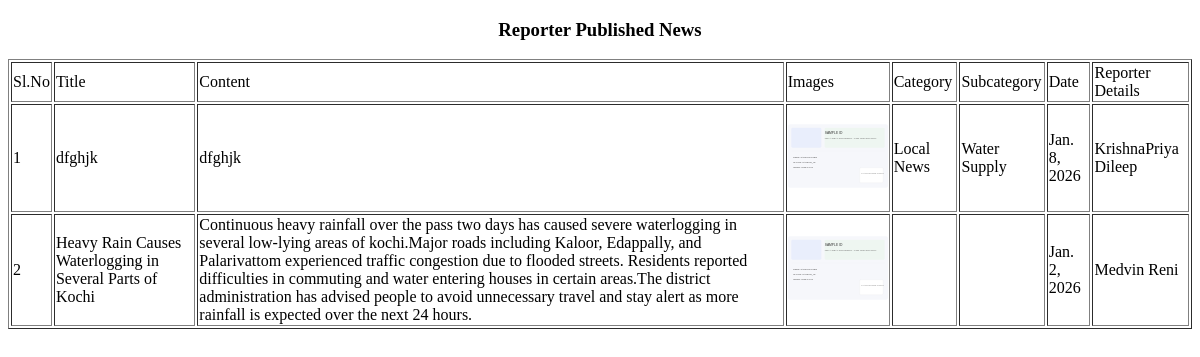
The app's page /Editor/PublishedNews/ (signed in), older data.
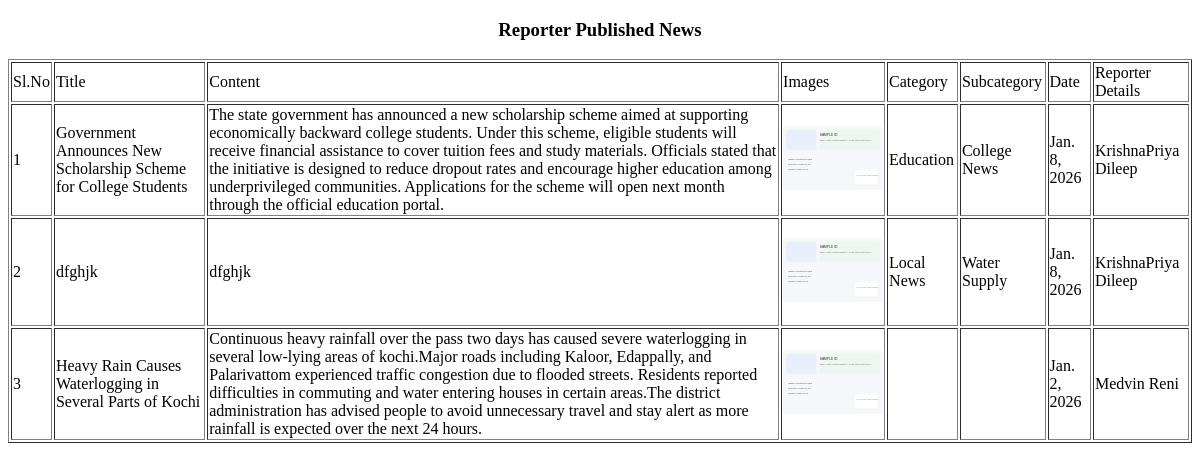
The same page, newer data.
### Reporter/models.py (models this page shows)
class tbl_news(models.Model):
    news_title=models.CharField(max_length=50)
    news_content=models.CharField(max_length=50)
    news_image=models.FileField(upload_to="Assets/news/")
    news_date=models.DateField(auto_now_add=True)
    news_status=models.IntegerField(default=0)
    subcategory=models.ForeignKey(tbl_subcategory,on_delete=models.CASCADE,null=True)
    user=models.ForeignKey(tbl_user,on_delete=models.CASCADE,null=True)
    reporter=models.ForeignKey(tbl_reporter,on_delete=models.CASCADE,null=True)
    verifier=models.ForeignKey(tbl_verifier,on_delete=models.CASCADE,null=True)

### Admin/models.py (models this page shows)
class tbl_subcategory(models.Model):
    subcategory_name=models.CharField(max_length=50)
    category=models.ForeignKey(tbl_category,on_delete=models.CASCADE)

class tbl_category(models.Model):
    category_name=models.CharField(max_length=50)

### Guest/models.py (models this page shows)
class tbl_reporter(models.Model):
    reporter_name=models.CharField(max_length=50)
    reporter_email=models.CharField(max_length=50)
    reporter_contact=models.CharField(max_length=50)
    reporter_gender=models.CharField(max_length=50)
    reporter_dob=models.CharField(max_length=50)
    reporter_address=models.CharField(max_length=50, null=True, blank=True)
    reporter_password=models.CharField(max_length=50)
    reporter_photo=models.FileField(upload_to="Assets/UserDocs/")
    reporter_proof=models.FileField(upload_to="Assets/UserDocs/")
    reporter_status=models.IntegerField(default=0)
    place=models.ForeignKey(tbl_place,on_delete=models.CASCADE)

### Editor/views.py (the view)
# urls.py: path('PublishedNews/',views.PublishedNews,name="PublishedNews"),
def PublishedNews(request):
    if "Eid" in request.session:
        reporterdata=tbl_reporter.objects.all()
        publishdata=tbl_news.objects.all()
        NewsData=tbl_news.objects.filter(news_status=3,reporter__in=reporterdata)
        return render(request,'Editor/PublishedNews.html',{"NewsData": NewsData,'reporterdata':reporterdata})
    else:
        return render(request,'Guest/Login.html')

### Editor/Templates/Editor/PublishedNews.html (shortened to what this page needs)
<!DOCTYPE html>
<html lang="en">
<head>
</head>
<body>
    <form action="" method="post">
        <h3 align="center">Reporter Published News</h3>
        <table border="1" align="center">
            <tr>
                <td>Sl.No</td>
                <td>Title</td>
                <td>Content</td>
                <td>Images</td>
                <td>Category</td>
                <td>Subcategory</td>
                <td>Date</td>
                <td>Reporter Details</td>
            </tr>
            {% for i in NewsData %}
            <tr>
                <td>{{forloop.counter}}</td>
                <td>{{i.news_title}}</td>
                <td>{{i.news_content}}</td>
                <td><img src="{{i.news_image.url}}" alt="" width="100" height="100"></td>
                <td>{{i.subcategory.category.category_name}}</td>
                <td>{{i.subcategory.subcategory_name}}</td>
                <td>{{i.news_date}}</td>
                <td>{{i.reporter.reporter_name}}</td>
            </tr>
            {% endfor %}
        </table>
    </form>
</body>
</html>

Row changes from the older to the newer data that the page shows:
now on this page (row edited): tbl_news: news_title "Government Announces New Scholarship Scheme for College Students", news_content "The state government has announced a new scholarship scheme aimed at supporting economically backward college students. Under this scheme, eligible students will receive financial assistance to cover tuition fees and study materials. Officials stated that the initiative is designed to reduce dropout rates and encourage higher education among underprivileged communities. Applications for the scheme will open next month through the official education portal.", news_image (picture), subcategory.category.category_name "Education", subcategory.subcategory_name "College News", news_date "Jan. 8, 2026", reporter.reporter_name "KrishnaPriya Dileep"
